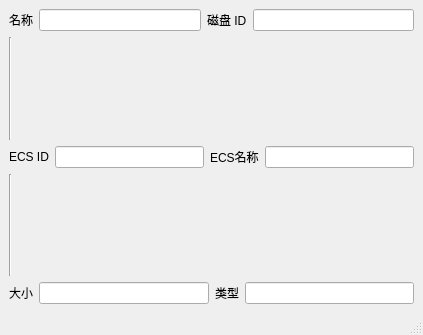
<?xml version="1.0" encoding="UTF-8"?>
<ui version="4.0">
 <class>MainWindow</class>
 <widget class="QMainWindow" name="MainWindow">
  <property name="geometry">
   <rect>
    <x>0</x>
    <y>0</y>
    <width>423</width>
    <height>335</height>
   </rect>
  </property>
  <property name="windowTitle">
   <string>MainWindow</string>
  </property>
  <widget class="QWidget" name="centralwidget">
   <layout class="QVBoxLayout" name="verticalLayout">
    <item>
     <layout class="QHBoxLayout" name="horizontalLayout">
      <item>
       <widget class="QLabel" name="label">
        <property name="text">
         <string>名称</string>
        </property>
       </widget>
      </item>
      <item>
       <widget class="QLineEdit" name="lineEdit"/>
      </item>
      <item>
       <widget class="QLabel" name="label_2">
        <property name="text">
         <string>磁盘 ID</string>
        </property>
       </widget>
      </item>
      <item>
       <widget class="QLineEdit" name="lineEdit_2"/>
      </item>
     </layout>
    </item>
    <item>
     <widget class="Line" name="line">
      <property name="orientation">
       <enum>Qt::Vertical</enum>
      </property>
     </widget>
    </item>
    <item>
     <layout class="QHBoxLayout" name="horizontalLayout_2">
      <item>
       <widget class="QLabel" name="label_3">
        <property name="text">
         <string>ECS ID</string>
        </property>
       </widget>
      </item>
      <item>
       <widget class="QLineEdit" name="lineEdit_3"/>
      </item>
      <item>
       <widget class="QLabel" name="label_4">
        <property name="text">
         <string>ECS名称</string>
        </property>
       </widget>
      </item>
      <item>
       <widget class="QLineEdit" name="lineEdit_4"/>
      </item>
     </layout>
    </item>
    <item>
     <widget class="Line" name="line_2">
      <property name="orientation">
       <enum>Qt::Vertical</enum>
      </property>
     </widget>
    </item>
    <item>
     <layout class="QHBoxLayout" name="horizontalLayout_3">
      <item>
       <widget class="QLabel" name="label_5">
        <property name="text">
         <string>大小</string>
        </property>
       </widget>
      </item>
      <item>
       <widget class="QLineEdit" name="lineEdit_5"/>
      </item>
      <item>
       <widget class="QLabel" name="label_6">
        <property name="text">
         <string>类型</string>
        </property>
       </widget>
      </item>
      <item>
       <widget class="QLineEdit" name="lineEdit_6"/>
      </item>
     </layout>
    </item>
   </layout>
  </widget>
  <widget class="QStatusBar" name="statusbar"/>
 </widget>
 <resources/>
 <connections/>
</ui>
